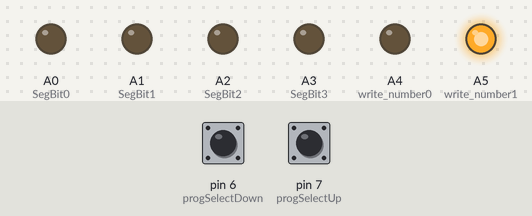
The sketch below on a simulated Arduino Uno, built with avr-gcc and run on an emulated ATmega328P. On the bench: output pins drawn as LEDs (lit = HIGH). Dashed ring = blinking. The test bench sets the inputs (shaded band); at power-on: pin 6 (progSelectDown) LOW, pin 7 (progSelectUp) LOW.

Above: at 1.2 s.
1.3 s: pin 6 (progSelectDown) pulled HIGH for 0.15 s
At 1.71 s:
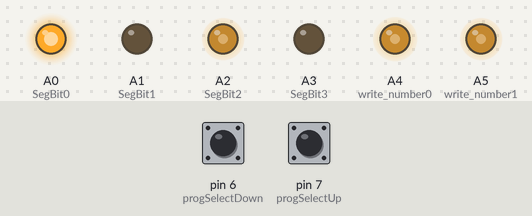
4.3 s: pin 7 (progSelectUp) pulled HIGH for 0.15 s
At 5.5 s:
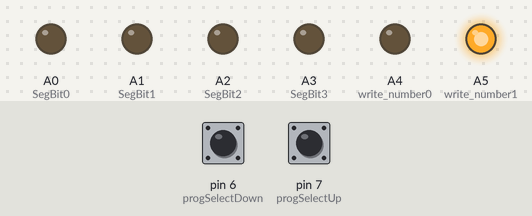
5.9 s: pin 6 (progSelectDown) pulled HIGH for 1 s
At 6.09 s:
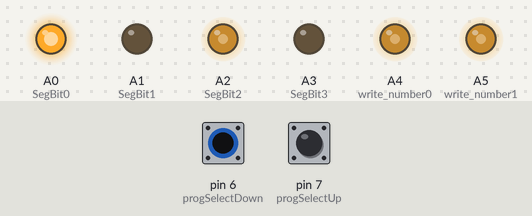
8.9 s: pin 6 (progSelectDown) pulled HIGH for 0.15 s
11.9 s: pin 6 (progSelectDown) pulled HIGH for 3.2 s
At 12.31 s:
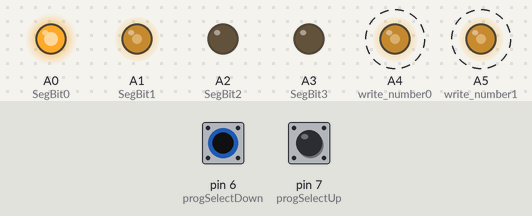
16.6 s: pin 7 (progSelectUp) pulled HIGH for 1 s
At 17.19 s:
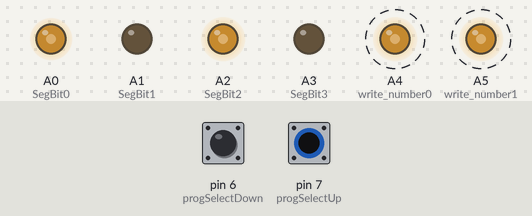
Timing chart, 0 to 39.2 s (numbered marks = the images above; inputs shaded):
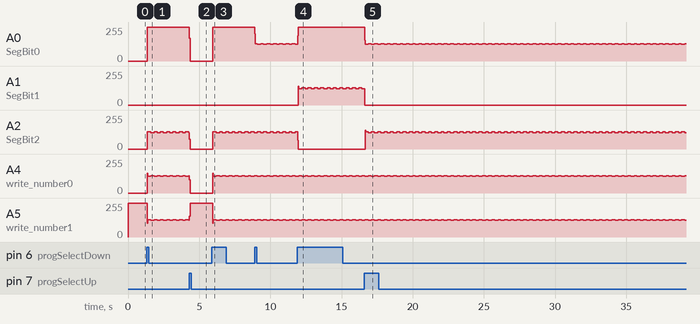

The sketch:

7seg.ino
```cpp
int SegBit0 = A0;
int SegBit1 = A1;
int SegBit2 = A2;
int SegBit3 = A3;
int write_number0 = A4;
int write_number1 = A5;

int progSelectDown = 6;
int progSelectUp = 7;

void setup() {


  pinMode(progSelectDown, INPUT);
  pinMode(progSelectUp, INPUT);
  pinMode(SegBit0, OUTPUT);
  pinMode(SegBit1, OUTPUT);
  pinMode(SegBit2, OUTPUT);
  pinMode(SegBit3, OUTPUT);
  pinMode(write_number0, OUTPUT);
  pinMode(write_number1, OUTPUT);
  Serial.begin(9600); //For reading from the device.
}

int counterTime = 0;
int waitTime = 10000; //us
float delayTime = 5;
int program = 0;

int progNumber = 0;
int LastReadDown = 0;
int LastReadUp = 0;
int progBtnState = 0;

void loop() {
  progNumber = ProgCount();
}


//Handeling of 7Segment Display

int ProgCount() {
  progNumber = decrementProgNumber(progNumber);
  progNumber = incrementProgNumber(progNumber);
  progNumber = checkProgNumber(progNumber);

  counterTime = 0;
  if (progNumber > 9) {
    sendNumber(progNumber - 10, 0);
    delay(delayTime);
    sendNumber(1, 1);
    delay(delayTime);
  }
  else {
    sendNumber(progNumber, 0);
    delay(delayTime * 2);
  }
  return progNumber;
}


int decrementProgNumber(int progNumber) {
  progBtnState = digitalRead(progSelectDown);
  if (progBtnState  == 1 and LastReadDown == 0) {
    progNumber--;
    LastReadDown = 1;
  }
  else if (progBtnState == 0 and LastReadDown == 1) {
    LastReadDown = 0;
  }
  return progNumber;
}

int incrementProgNumber(int progNumber) {
  progBtnState = digitalRead(progSelectUp);
  if (progBtnState == 1 and LastReadUp == 0) {
    progNumber++;
    LastReadUp = 1;
  }
  else if (progBtnState == 0 and LastReadUp == 1) {
    LastReadUp = 0;
  }
  return progNumber;
}

int checkProgNumber(int progNumber) {
  if (progNumber > 15) {
    progNumber = 0;
  }
  else if (progNumber < 0) {
    progNumber = 15;
  }
  return progNumber;
}

void sendNumber(int number, int digit) {
  if (digit == 0) {
    digitalWrite(write_number0, LOW);
    digitalWrite(write_number1, HIGH);
  }
  else {
    digitalWrite(write_number0, HIGH);
    digitalWrite(write_number1, LOW);
  }
  digitalWrite(SegBit0, LOW);
  digitalWrite(SegBit1, LOW);
  digitalWrite(SegBit2, LOW);
  digitalWrite(SegBit3, LOW);
  int a = number;
  int b = a / 2;
  int c = b / 2;
  int d = c / 2;

  int SegBit0_write = a % 2;
  int SegBit1_write = b % 2;
  int SegBit2_write = c % 2;
  int SegBit3_write = d % 2;

  digitalWrite(SegBit0, SegBit0_write);
  digitalWrite(SegBit1, SegBit1_write);
  digitalWrite(SegBit2, SegBit2_write);
  digitalWrite(SegBit3, SegBit3_write);

}
```

Measured:
- after the input at 1.3 s, A0 (SegBit0): 0/255 → 254/255 after 0.06 s; A2 (SegBit2): 0/255 → 130/255 after 0.06 s, then repeats every 0.44 s: 123/255 0.24 s, 129/255 0.20 s
- after the input at 4.3 s, A0 (SegBit0): 254/255 → 0/255 at once
- after the input at 5.9 s, A0 (SegBit0): 0/255 → 254/255 after 0.06 s; A2 (SegBit2): 0/255 → 130/255 after 0.06 s, then repeats every 0.44 s: 123/255 0.24 s, 129/255 0.20 s
- after the input at 11.9 s, A1 (SegBit1): 0/255 → 142/255 after 0.06 s, then repeats every 0.44 s: 123/255 0.20 s, 129/255 0.24 s
- after the input at 16.6 s, A0 (SegBit0): 254/255 → 156/255 at once, then repeats every 0.40 s: 124/255 0.20 s, 130/255 0.20 s; A2 (SegBit2): 0/255 → 139/255 after 0.08 s, then repeats every 0.84 s: 129/255 0.16 s, 123/255 0.20 s, 129/255 0.24 s, 123/255 0.24 s
